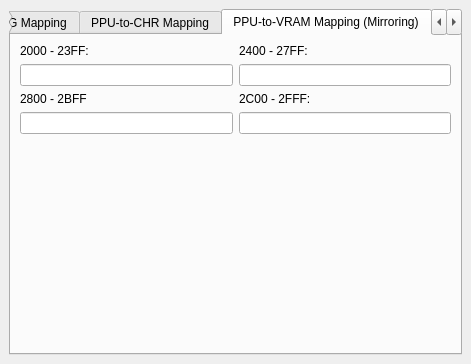
<?xml version="1.0" encoding="UTF-8"?>
<ui version="4.0">
 <class>MapperInformationDockWidget</class>
 <widget class="QDockWidget" name="MapperInformationDockWidget">
  <property name="geometry">
   <rect>
    <x>0</x>
    <y>0</y>
    <width>471</width>
    <height>364</height>
   </rect>
  </property>
  <property name="windowTitle">
   <string>Cartridge Mapper Information</string>
  </property>
  <widget class="QWidget" name="dockWidgetContents">
   <layout class="QGridLayout" name="gridLayout">
    <item row="0" column="0">
     <widget class="QTabWidget" name="tabWidget">
      <property name="currentIndex">
       <number>2</number>
      </property>
      <widget class="QWidget" name="prgBanking">
       <attribute name="title">
        <string>CPU-to-PRG Mapping</string>
       </attribute>
       <layout class="QGridLayout" name="gridLayout_3">
        <item row="1" column="0">
         <widget class="QLabel" name="label">
          <property name="text">
           <string>8000 - 9FFF:</string>
          </property>
         </widget>
        </item>
        <item row="1" column="1">
         <widget class="QLabel" name="label_2">
          <property name="text">
           <string>A000 - BFFF:</string>
          </property>
         </widget>
        </item>
        <item row="2" column="0">
         <widget class="QLineEdit" name="prg0">
          <property name="readOnly">
           <bool>true</bool>
          </property>
         </widget>
        </item>
        <item row="2" column="1">
         <widget class="QLineEdit" name="prg1">
          <property name="readOnly">
           <bool>true</bool>
          </property>
         </widget>
        </item>
        <item row="3" column="0">
         <widget class="QLabel" name="label_3">
          <property name="text">
           <string>C000 - DFFF:</string>
          </property>
         </widget>
        </item>
        <item row="3" column="1">
         <widget class="QLabel" name="label_4">
          <property name="text">
           <string>E000 - FFFF:</string>
          </property>
         </widget>
        </item>
        <item row="4" column="0">
         <widget class="QLineEdit" name="prg2">
          <property name="readOnly">
           <bool>true</bool>
          </property>
         </widget>
        </item>
        <item row="4" column="1">
         <widget class="QLineEdit" name="prg3">
          <property name="readOnly">
           <bool>true</bool>
          </property>
         </widget>
        </item>
        <item row="5" column="0" colspan="2">
         <spacer name="verticalSpacer">
          <property name="orientation">
           <enum>Qt::Vertical</enum>
          </property>
          <property name="sizeHint" stdset="0">
           <size>
            <width>20</width>
            <height>40</height>
           </size>
          </property>
         </spacer>
        </item>
        <item row="0" column="0" colspan="2">
         <layout class="QFormLayout" name="formLayout">
          <item row="0" column="0">
           <widget class="QLabel" name="label_26">
            <property name="text">
             <string>Number of 8KB PRG-ROM Banks:</string>
            </property>
           </widget>
          </item>
          <item row="0" column="1">
           <widget class="QLineEdit" name="numPrgBanks">
            <property name="readOnly">
             <bool>true</bool>
            </property>
           </widget>
          </item>
         </layout>
        </item>
       </layout>
      </widget>
      <widget class="QWidget" name="chrBanking">
       <attribute name="title">
        <string>PPU-to-CHR Mapping</string>
       </attribute>
       <layout class="QGridLayout" name="gridLayout_2">
        <item row="2" column="1">
         <widget class="QLineEdit" name="chr0">
          <property name="readOnly">
           <bool>true</bool>
          </property>
         </widget>
        </item>
        <item row="6" column="1">
         <widget class="QLineEdit" name="chr2">
          <property name="readOnly">
           <bool>true</bool>
          </property>
         </widget>
        </item>
        <item row="1" column="1">
         <widget class="QLabel" name="label_8">
          <property name="text">
           <string>0000 - 03FF:</string>
          </property>
         </widget>
        </item>
        <item row="5" column="1">
         <widget class="QLabel" name="label_5">
          <property name="text">
           <string>0800 - 0BFF</string>
          </property>
         </widget>
        </item>
        <item row="11" column="1" colspan="3">
         <spacer name="verticalSpacer_2">
          <property name="orientation">
           <enum>Qt::Vertical</enum>
          </property>
          <property name="sizeHint" stdset="0">
           <size>
            <width>20</width>
            <height>40</height>
           </size>
          </property>
         </spacer>
        </item>
        <item row="3" column="1">
         <widget class="QLabel" name="label_7">
          <property name="text">
           <string>0400 - 07FF:</string>
          </property>
         </widget>
        </item>
        <item row="4" column="1">
         <widget class="QLineEdit" name="chr1">
          <property name="readOnly">
           <bool>true</bool>
          </property>
         </widget>
        </item>
        <item row="1" column="3">
         <widget class="QLabel" name="label_9">
          <property name="text">
           <string>1000 - 13FF:</string>
          </property>
         </widget>
        </item>
        <item row="2" column="3">
         <widget class="QLineEdit" name="chr4">
          <property name="readOnly">
           <bool>true</bool>
          </property>
         </widget>
        </item>
        <item row="7" column="1">
         <widget class="QLabel" name="label_6">
          <property name="text">
           <string>0C00 - 0FFF:</string>
          </property>
         </widget>
        </item>
        <item row="8" column="1">
         <widget class="QLineEdit" name="chr3">
          <property name="readOnly">
           <bool>true</bool>
          </property>
         </widget>
        </item>
        <item row="3" column="3">
         <widget class="QLabel" name="label_10">
          <property name="text">
           <string>1400 - 17FF:</string>
          </property>
         </widget>
        </item>
        <item row="4" column="3">
         <widget class="QLineEdit" name="chr5">
          <property name="readOnly">
           <bool>true</bool>
          </property>
         </widget>
        </item>
        <item row="5" column="3">
         <widget class="QLabel" name="label_11">
          <property name="text">
           <string>1800 - 1BFF:</string>
          </property>
         </widget>
        </item>
        <item row="6" column="3">
         <widget class="QLineEdit" name="chr6">
          <property name="readOnly">
           <bool>true</bool>
          </property>
         </widget>
        </item>
        <item row="7" column="3">
         <widget class="QLabel" name="label_12">
          <property name="text">
           <string>1C00 - 1FFF:</string>
          </property>
         </widget>
        </item>
        <item row="8" column="3">
         <widget class="QLineEdit" name="chr7">
          <property name="readOnly">
           <bool>true</bool>
          </property>
         </widget>
        </item>
        <item row="0" column="1" colspan="3">
         <layout class="QFormLayout" name="formLayout_2">
          <item row="0" column="0">
           <widget class="QLabel" name="label_27">
            <property name="text">
             <string>Number of 8KB CHR-ROM Banks:</string>
            </property>
           </widget>
          </item>
          <item row="0" column="1">
           <widget class="QLineEdit" name="numChrBanks">
            <property name="readOnly">
             <bool>true</bool>
            </property>
           </widget>
          </item>
         </layout>
        </item>
       </layout>
      </widget>
      <widget class="QWidget" name="mirroring">
       <attribute name="title">
        <string>PPU-to-VRAM Mapping (Mirroring)</string>
       </attribute>
       <layout class="QGridLayout" name="gridLayout_7">
        <item row="0" column="0">
         <widget class="QLabel" name="label_25">
          <property name="text">
           <string>2000 - 23FF:</string>
          </property>
         </widget>
        </item>
        <item row="0" column="1">
         <widget class="QLabel" name="label_22">
          <property name="text">
           <string>2400 - 27FF:</string>
          </property>
         </widget>
        </item>
        <item row="1" column="0">
         <widget class="QLineEdit" name="nt0">
          <property name="readOnly">
           <bool>true</bool>
          </property>
         </widget>
        </item>
        <item row="1" column="1">
         <widget class="QLineEdit" name="nt1">
          <property name="readOnly">
           <bool>true</bool>
          </property>
         </widget>
        </item>
        <item row="2" column="0">
         <widget class="QLabel" name="label_23">
          <property name="text">
           <string>2800 - 2BFF</string>
          </property>
         </widget>
        </item>
        <item row="2" column="1">
         <widget class="QLabel" name="label_24">
          <property name="text">
           <string>2C00 - 2FFF:</string>
          </property>
         </widget>
        </item>
        <item row="3" column="0">
         <widget class="QLineEdit" name="nt2">
          <property name="readOnly">
           <bool>true</bool>
          </property>
         </widget>
        </item>
        <item row="3" column="1">
         <widget class="QLineEdit" name="nt3">
          <property name="readOnly">
           <bool>true</bool>
          </property>
         </widget>
        </item>
        <item row="4" column="0" colspan="2">
         <spacer name="verticalSpacer_6">
          <property name="orientation">
           <enum>Qt::Vertical</enum>
          </property>
          <property name="sizeHint" stdset="0">
           <size>
            <width>20</width>
            <height>40</height>
           </size>
          </property>
         </spacer>
        </item>
       </layout>
      </widget>
      <widget class="QWidget" name="internalInfo_2">
       <attribute name="title">
        <string>Internals</string>
       </attribute>
       <layout class="QGridLayout" name="gridLayout_8">
        <item row="1" column="0">
         <widget class="QStackedWidget" name="internalInfo">
          <property name="frameShape">
           <enum>QFrame::NoFrame</enum>
          </property>
          <property name="lineWidth">
           <number>0</number>
          </property>
          <property name="currentIndex">
           <number>8</number>
          </property>
          <widget class="QWidget" name="noInternals"/>
          <widget class="QWidget" name="mapper1">
           <layout class="QGridLayout" name="gridLayout_4">
            <property name="leftMargin">
             <number>0</number>
            </property>
            <property name="topMargin">
             <number>0</number>
            </property>
            <property name="rightMargin">
             <number>0</number>
            </property>
            <property name="bottomMargin">
             <number>0</number>
            </property>
            <item row="0" column="0">
             <widget class="QLabel" name="label_15">
              <property name="text">
               <string>Shift Register:</string>
              </property>
             </widget>
            </item>
            <item row="0" column="1" colspan="2">
             <widget class="QLineEdit" name="shiftRegister1">
              <property name="readOnly">
               <bool>true</bool>
              </property>
             </widget>
            </item>
            <item row="0" column="3">
             <widget class="QLabel" name="label_16">
              <property name="text">
               <string>Shift Register Bit:</string>
              </property>
             </widget>
            </item>
            <item row="0" column="4">
             <widget class="QLineEdit" name="shiftRegisterBit1">
              <property name="readOnly">
               <bool>true</bool>
              </property>
             </widget>
            </item>
            <item row="1" column="0" colspan="5">
             <spacer name="verticalSpacer_4">
              <property name="orientation">
               <enum>Qt::Vertical</enum>
              </property>
              <property name="sizeHint" stdset="0">
               <size>
                <width>20</width>
                <height>40</height>
               </size>
              </property>
             </spacer>
            </item>
           </layout>
          </widget>
          <widget class="QWidget" name="mapper4">
           <layout class="QGridLayout" name="gridLayout_5">
            <property name="leftMargin">
             <number>0</number>
            </property>
            <property name="topMargin">
             <number>0</number>
            </property>
            <property name="rightMargin">
             <number>0</number>
            </property>
            <property name="bottomMargin">
             <number>0</number>
            </property>
            <item row="2" column="2">
             <widget class="QCheckBox" name="irqEnabled4">
              <property name="text">
               <string>IRQ Enabled</string>
              </property>
              <property name="checkable">
               <bool>true</bool>
              </property>
             </widget>
            </item>
            <item row="6" column="2" colspan="6">
             <spacer name="verticalSpacer_3">
              <property name="orientation">
               <enum>Qt::Vertical</enum>
              </property>
              <property name="sizeHint" stdset="0">
               <size>
                <width>20</width>
                <height>40</height>
               </size>
              </property>
             </spacer>
            </item>
            <item row="0" column="0">
             <widget class="QLabel" name="label_19">
              <property name="text">
               <string>IRQ Reload Value:</string>
              </property>
             </widget>
            </item>
            <item row="0" column="1">
             <widget class="QLineEdit" name="irqLatch4"/>
            </item>
            <item row="2" column="0">
             <widget class="QLabel" name="label_18">
              <property name="text">
               <string>IRQ Counter:</string>
              </property>
             </widget>
            </item>
            <item row="2" column="1">
             <widget class="QLineEdit" name="irqCounter4"/>
            </item>
            <item row="0" column="2">
             <widget class="QCheckBox" name="irqReload4">
              <property name="text">
               <string>Reload Tripped</string>
              </property>
             </widget>
            </item>
            <item row="4" column="2">
             <widget class="QCheckBox" name="irqAsserted4">
              <property name="text">
               <string>IRQ Asserted</string>
              </property>
             </widget>
            </item>
            <item row="1" column="0">
             <widget class="QLabel" name="label_20">
              <property name="text">
               <string>Last A12 transition:</string>
              </property>
             </widget>
            </item>
            <item row="1" column="1">
             <widget class="QLineEdit" name="lastA12Cycle4"/>
            </item>
            <item row="1" column="2">
             <widget class="QCheckBox" name="ppuAddrA124">
              <property name="text">
               <string>PPU Address A12 Set</string>
              </property>
              <property name="checkable">
               <bool>true</bool>
              </property>
             </widget>
            </item>
           </layout>
          </widget>
          <widget class="QWidget" name="mapper9and10">
           <layout class="QGridLayout" name="gridLayout_10">
            <property name="leftMargin">
             <number>0</number>
            </property>
            <property name="topMargin">
             <number>0</number>
            </property>
            <property name="rightMargin">
             <number>0</number>
            </property>
            <property name="bottomMargin">
             <number>0</number>
            </property>
            <item row="0" column="0">
             <widget class="QLabel" name="label_32">
              <property name="text">
               <string>Latch 0 FD:</string>
              </property>
             </widget>
            </item>
            <item row="0" column="1">
             <widget class="QLineEdit" name="latch0FD"/>
            </item>
            <item row="0" column="2">
             <widget class="QLabel" name="label_34">
              <property name="text">
               <string>Latch 1 FD:</string>
              </property>
             </widget>
            </item>
            <item row="0" column="3">
             <widget class="QLineEdit" name="latch1FD"/>
            </item>
            <item row="2" column="2">
             <spacer name="verticalSpacer_8">
              <property name="orientation">
               <enum>Qt::Vertical</enum>
              </property>
              <property name="sizeHint" stdset="0">
               <size>
                <width>20</width>
                <height>40</height>
               </size>
              </property>
             </spacer>
            </item>
            <item row="1" column="0">
             <widget class="QLabel" name="label_35">
              <property name="text">
               <string>Latch 0 FE:</string>
              </property>
             </widget>
            </item>
            <item row="1" column="2">
             <widget class="QLabel" name="label_36">
              <property name="text">
               <string>Latch 1 FE:</string>
              </property>
             </widget>
            </item>
            <item row="1" column="1">
             <widget class="QLineEdit" name="latch0FE"/>
            </item>
            <item row="1" column="3">
             <widget class="QLineEdit" name="latch1FE"/>
            </item>
           </layout>
          </widget>
          <widget class="QWidget" name="mapper16">
           <layout class="QGridLayout" name="gridLayout_12">
            <property name="leftMargin">
             <number>0</number>
            </property>
            <property name="topMargin">
             <number>0</number>
            </property>
            <property name="rightMargin">
             <number>0</number>
            </property>
            <property name="bottomMargin">
             <number>0</number>
            </property>
            <item row="0" column="0">
             <widget class="QLabel" name="label_37">
              <property name="text">
               <string>IRQ Counter:</string>
              </property>
             </widget>
            </item>
            <item row="0" column="1">
             <widget class="QLineEdit" name="irqCounter16"/>
            </item>
            <item row="0" column="2">
             <widget class="QCheckBox" name="irqEnabled16">
              <property name="text">
               <string>IRQ Enabled</string>
              </property>
              <property name="checkable">
               <bool>true</bool>
              </property>
             </widget>
            </item>
            <item row="7" column="0" colspan="3">
             <spacer name="verticalSpacer_9">
              <property name="orientation">
               <enum>Qt::Vertical</enum>
              </property>
              <property name="sizeHint" stdset="0">
               <size>
                <width>20</width>
                <height>40</height>
               </size>
              </property>
             </spacer>
            </item>
            <item row="2" column="0">
             <widget class="QLabel" name="label_38">
              <property name="text">
               <string>EEPROM State:</string>
              </property>
             </widget>
            </item>
            <item row="3" column="0">
             <widget class="QLabel" name="label_39">
              <property name="text">
               <string>EEPROM Bit Counter:</string>
              </property>
             </widget>
            </item>
            <item row="4" column="0">
             <widget class="QLabel" name="label_40">
              <property name="text">
               <string>EEPROM Command:</string>
              </property>
             </widget>
            </item>
            <item row="5" column="0">
             <widget class="QLabel" name="label_41">
              <property name="text">
               <string>EEPROM Address:</string>
              </property>
             </widget>
            </item>
            <item row="2" column="1" colspan="2">
             <widget class="QLineEdit" name="eepromState16"/>
            </item>
            <item row="3" column="1" colspan="2">
             <widget class="QLineEdit" name="eepromBitCounter16"/>
            </item>
            <item row="4" column="1" colspan="2">
             <widget class="QLineEdit" name="eepromCmd16"/>
            </item>
            <item row="5" column="1" colspan="2">
             <widget class="QLineEdit" name="eepromAddr16"/>
            </item>
            <item row="1" column="2">
             <widget class="QCheckBox" name="irqAsserted16">
              <property name="text">
               <string>IRQ Asserted</string>
              </property>
             </widget>
            </item>
            <item row="6" column="0">
             <widget class="QLabel" name="label_42">
              <property name="text">
               <string>EEPROM Data Buffer:</string>
              </property>
             </widget>
            </item>
            <item row="6" column="1" colspan="2">
             <widget class="QLineEdit" name="eepromDataBuf16"/>
            </item>
           </layout>
          </widget>
          <widget class="QWidget" name="mapper19">
           <layout class="QGridLayout" name="gridLayout_11">
            <property name="leftMargin">
             <number>0</number>
            </property>
            <property name="topMargin">
             <number>0</number>
            </property>
            <property name="rightMargin">
             <number>0</number>
            </property>
            <property name="bottomMargin">
             <number>0</number>
            </property>
           </layout>
          </widget>
          <widget class="QWidget" name="mapper28">
           <layout class="QGridLayout" name="gridLayout_9">
            <property name="leftMargin">
             <number>0</number>
            </property>
            <property name="topMargin">
             <number>0</number>
            </property>
            <property name="rightMargin">
             <number>0</number>
            </property>
            <property name="bottomMargin">
             <number>0</number>
            </property>
            <item row="1" column="0">
             <widget class="QLabel" name="label_28">
              <property name="text">
               <string>PRG Mode:</string>
              </property>
             </widget>
            </item>
            <item row="1" column="1" colspan="3">
             <widget class="QLineEdit" name="prgMode28"/>
            </item>
            <item row="2" column="0">
             <widget class="QLabel" name="label_29">
              <property name="text">
               <string>PRG Size:</string>
              </property>
             </widget>
            </item>
            <item row="2" column="1" colspan="3">
             <widget class="QLineEdit" name="prgSize28"/>
            </item>
            <item row="3" column="0">
             <widget class="QLabel" name="label_30">
              <property name="text">
               <string>PRG Outer Bank:</string>
              </property>
             </widget>
            </item>
            <item row="3" column="1" colspan="3">
             <widget class="QLineEdit" name="prgOuterBank28"/>
            </item>
            <item row="4" column="0">
             <widget class="QLabel" name="label_31">
              <property name="text">
               <string>PRG Inner Bank:</string>
              </property>
             </widget>
            </item>
            <item row="4" column="1" colspan="3">
             <widget class="QLineEdit" name="prgInnerBank28"/>
            </item>
            <item row="5" column="0" colspan="2">
             <spacer name="verticalSpacer_7">
              <property name="orientation">
               <enum>Qt::Vertical</enum>
              </property>
              <property name="sizeHint" stdset="0">
               <size>
                <width>20</width>
                <height>40</height>
               </size>
              </property>
             </spacer>
            </item>
            <item row="0" column="0">
             <widget class="QLabel" name="label_33">
              <property name="text">
               <string>Register Select:</string>
              </property>
             </widget>
            </item>
            <item row="0" column="2">
             <widget class="QLineEdit" name="regSel28"/>
            </item>
            <item row="0" column="3">
             <widget class="QCheckBox" name="supervisorRegSel28">
              <property name="text">
               <string>Supervisor</string>
              </property>
             </widget>
            </item>
           </layout>
          </widget>
          <widget class="QWidget" name="mapper69">
           <layout class="QGridLayout" name="gridLayout_6">
            <property name="leftMargin">
             <number>0</number>
            </property>
            <property name="topMargin">
             <number>0</number>
            </property>
            <property name="rightMargin">
             <number>0</number>
            </property>
            <property name="bottomMargin">
             <number>0</number>
            </property>
            <item row="1" column="0">
             <widget class="QLabel" name="label_21">
              <property name="text">
               <string>IRQ Counter:</string>
              </property>
             </widget>
            </item>
            <item row="1" column="1">
             <widget class="QLineEdit" name="irqCounter69"/>
            </item>
            <item row="1" column="2">
             <widget class="QCheckBox" name="irqEnabled69">
              <property name="text">
               <string>IRQ Enabled</string>
              </property>
              <property name="checkable">
               <bool>true</bool>
              </property>
             </widget>
            </item>
            <item row="7" column="0" colspan="3">
             <spacer name="verticalSpacer_5">
              <property name="orientation">
               <enum>Qt::Vertical</enum>
              </property>
              <property name="sizeHint" stdset="0">
               <size>
                <width>20</width>
                <height>40</height>
               </size>
              </property>
             </spacer>
            </item>
            <item row="2" column="2">
             <widget class="QCheckBox" name="irqAsserted69">
              <property name="text">
               <string>IRQ Asserted</string>
              </property>
             </widget>
            </item>
            <item row="2" column="1">
             <widget class="QCheckBox" name="irqCounterEnabled69">
              <property name="text">
               <string>IRQ Counter Enabled</string>
              </property>
             </widget>
            </item>
            <item row="3" column="0">
             <widget class="QLabel" name="label_13">
              <property name="text">
               <string>6000 - 7FFF:</string>
              </property>
             </widget>
            </item>
            <item row="3" column="1" colspan="2">
             <widget class="QLineEdit" name="sramOrPrgBank69"/>
            </item>
            <item row="4" column="1">
             <widget class="QCheckBox" name="sramEnabled69">
              <property name="text">
               <string>6000 - 7FFF Enabled</string>
              </property>
             </widget>
            </item>
            <item row="4" column="2">
             <widget class="QCheckBox" name="sramIsSram69">
              <property name="text">
               <string>6000 - 7FFF is SRAM</string>
              </property>
             </widget>
            </item>
            <item row="5" column="0" colspan="3">
             <layout class="QHBoxLayout" name="horizontalLayout">
              <item>
               <widget class="QLabel" name="label_14">
                <property name="text">
                 <string>Register Selected:</string>
                </property>
                <property name="wordWrap">
                 <bool>true</bool>
                </property>
               </widget>
              </item>
              <item>
               <widget class="QLineEdit" name="regSelected69"/>
              </item>
              <item>
               <widget class="QLabel" name="label_17">
                <property name="text">
                 <string>Value:</string>
                </property>
               </widget>
              </item>
              <item>
               <widget class="QLineEdit" name="regValue69"/>
              </item>
             </layout>
            </item>
           </layout>
          </widget>
          <widget class="QWidget" name="mapper111">
           <layout class="QGridLayout" name="gridLayout_13">
            <item row="0" column="0">
             <widget class="QGroupBox" name="groupBox">
              <property name="sizePolicy">
               <sizepolicy hsizetype="Preferred" vsizetype="MinimumExpanding">
                <horstretch>0</horstretch>
                <verstretch>0</verstretch>
               </sizepolicy>
              </property>
              <property name="title">
               <string>LEDs</string>
              </property>
              <layout class="QGridLayout" name="gridLayout_14">
               <item row="0" column="0">
                <widget class="QLabel" name="redLED">
                 <property name="text">
                  <string>Red</string>
                 </property>
                 <property name="alignment">
                  <set>Qt::AlignCenter</set>
                 </property>
                </widget>
               </item>
               <item row="0" column="1">
                <widget class="QLabel" name="greenLED">
                 <property name="text">
                  <string>Green</string>
                 </property>
                 <property name="alignment">
                  <set>Qt::AlignCenter</set>
                 </property>
                </widget>
               </item>
              </layout>
             </widget>
            </item>
            <item row="1" column="0">
             <layout class="QHBoxLayout" name="horizontalLayout_2">
              <item>
               <widget class="QLabel" name="label_45">
                <property name="text">
                 <string>NameTable mapping:</string>
                </property>
               </widget>
              </item>
              <item>
               <widget class="QLineEdit" name="nameTableMapping"/>
              </item>
             </layout>
            </item>
           </layout>
          </widget>
         </widget>
        </item>
       </layout>
      </widget>
     </widget>
    </item>
   </layout>
  </widget>
 </widget>
 <resources/>
 <connections/>
</ui>
